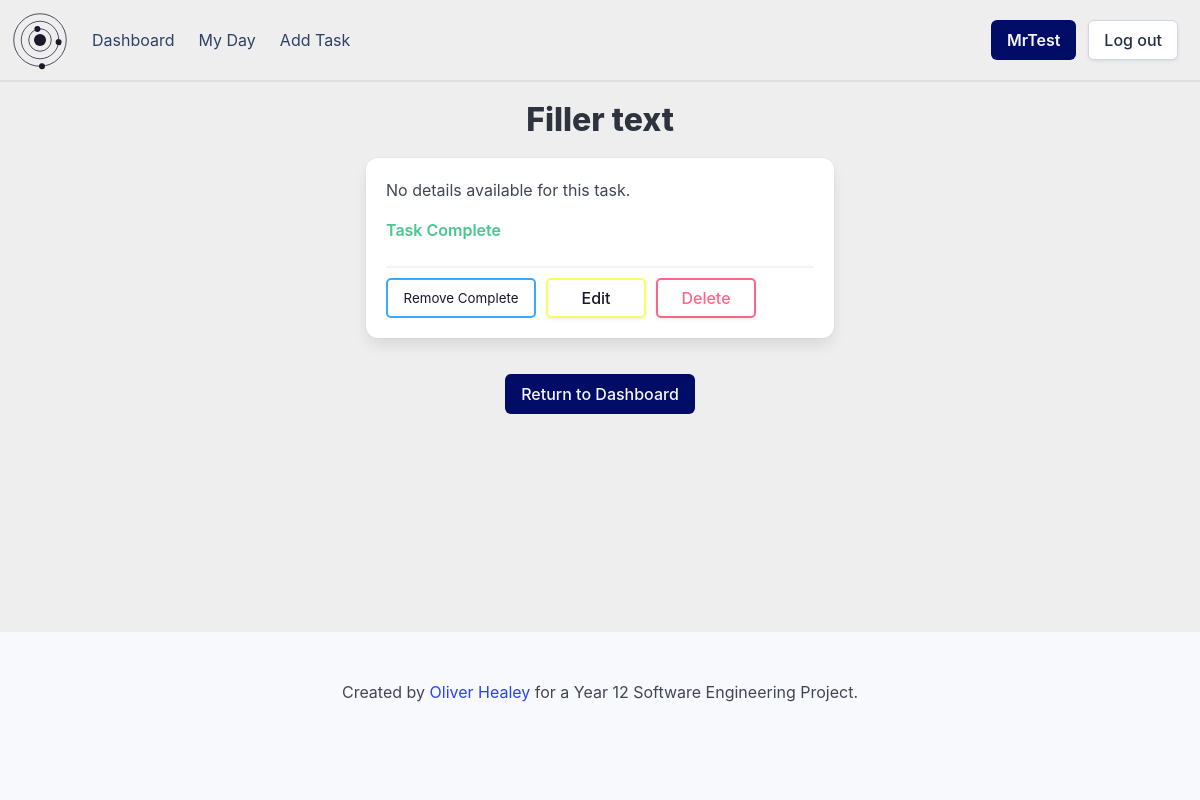
The app's page /task/dd428fc2-4dab-4157-8fb7-ec445ab201b3 (signed in), older data.
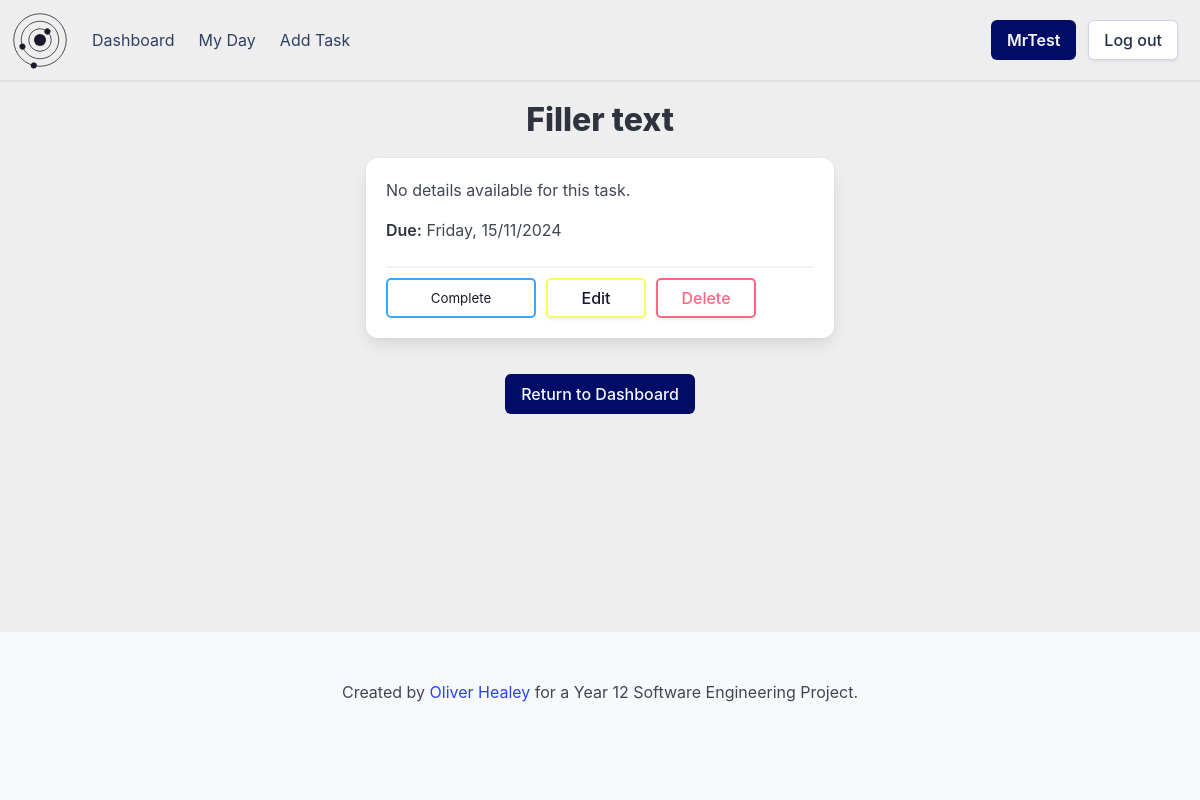
The same page, newer data.
### setup_db.py (models this page shows)
class Task(Base):
    __tablename__ = 'tasks'
    task_id = Column(String, primary_key=True)
    name = Column(String, nullable=False)
    details = Column(String)
    important = Column(Boolean, nullable=False)
    due_date = Column(DateTime, nullable=False)
    completed = Column(Boolean, nullable=False)
    user_id = Column(String, ForeignKey('userdetails.id'), nullable=False)
    group_id = Column(String, ForeignKey('groups.group_id'), nullable=False)
    user = relationship('User', back_populates='tasks')
    groups = relationship('Group', back_populates='tasks')

### app.py (the view)
@app.route('/task/<task_id>')
def viewTask(task_id):
    if flaskSession.get('userId') is None:
        return redirect(url_for('login'))
    task = sessionDb.query(Task).filter(Task.task_id == task_id).first()
    group = sessionDb.query(Group).filter(Group.group_id == task.group_id).first()
    return render_template('task.html', task=task, group=group)

### templates/task.html (shortened to what this page needs)
{% extends 'base_loggedin.html' %}
{% block heading %}{{ task.name }}{% endblock %}
{% block content %}
    <div class="container">
        <div class="columns is-centered">
            <div class="column is-half">
                <div class="box task-detailed">
                    {% if task.details %}
                        <p>{{ task.details }}</p>
                    {% else %}
                    <p>No details available for this task.</p>
                    {% endif %}
                    {% if not task.completed %}
                        <strong>Due:</strong> {{ task.due_date.strftime('%A, %d/%m/%Y') }}<br>
                        <hr class="button-spacer">
                        <form action="/complete" method="POST">
                            <input type="submit" value="Complete" class="task-complete-button">
                            <a href="/edittask/{{ task.task_id }}" class="button task-edit-button">Edit</a>
                            <a href="/deletetask/{{ task.task_id }}" class="button task-delete-button" onclick="if (!confirm('Are you sure you want to delete this task?')) {event.preventDefault();}">Delete</a>
                        </form>
                    {% else %}
                        <strong class="has-text-success">Task Complete</strong>
                        <hr class="button-spacer">
                        <form action="/decomplete" method="POST">
                            <input type="submit" value="Remove Complete" class="task-complete-button">
                            <a href="/edittask/{{ task.task_id }}" class="button task-edit-button">Edit</a>
                            <a href="/deletetask/{{ task.task_id }}" class="button task-delete-button" onclick="if (!confirm('Are you sure you want to delete this task?')) {event.preventDefault();}">Delete</a>
                        </form>
                    {% endif %}
                </div>
            </div>
        </div>
        <div class="column is-full has-text-centered">
            <a href="/dashboard" class="button is-link">Return to Dashboard</a>
        </div>
    </div>
{% endblock %}

### templates/base_loggedin.html (shortened to what this page needs)
<!DOCTYPE html>
<html>
    <head>
        <link rel="stylesheet" href= "{{ url_for('static',filename='styles/styles.css') }}">
    </head>
    <body>
        <div id="page-container">
            <header>
                <nav class="navbar" role="navigation" aria-label="main navigation">
                    <div class="navbar-brand">
                    </div>
                    <div class="navbar-menu">
                        <div class="navbar-start">
                            <a class="navbar-item" href="/dashboard">
                                Dashboard
                            </a>
                            <a class="navbar-item" href="/myday">
                                My Day
                            </a>
                            <a class="navbar-item" href="/addtask">
                                Add Task
                            </a>
                        </div>
                    <div class="navbar-end">
                        <div class="navbar-item">
                            <div class="buttons">
                                <a class="button is-link" href="">
                                <strong>{{ session['username'] }}</strong>
                                </a>
                                <a class="button" href="/">
                                    Log out
                                </a>
                            </div>
                        </div>
                    </div>
                    </div>
                </nav>
            </header>
            <section class="hero">
                <div class="hero-body">
                    <h1 class="title has-text-centered">
                        {% block heading %}{% endblock %}
                    </h1>
            </section>
            <div class='content'>
                {% block content %}{% endblock %}
            </div>
            <div style="padding-bottom: 200px;"></div>
            <footer class="footer">
                <div class="content has-text-centered">
                    <p>
                        Created by <a href="https://github.com/healey-o/12-SE-webapp-assessment">Oliver Healey</a> for a Year 12 Software Engineering Project.
                    </p>
                </div>
            </footer>
        </div>
    </body>
</html>

### static/styles/styles.css (style rules this page uses)
:root { --bulma-primary-h: 206deg; --bulma-primary-l: 61%; --bulma-link-l: 20%; --bulma-info-h: 63deg; --bulma-info-l: 68%; --bulma-scheme-s: 36%; --bulma-body-background-color: light-dark(#eeeeee, #0f141f); color-scheme: light dark; --accent-color: light-dark(#1c182c, #e0e0e0); --accent-color-invert: light-dark(#e0e0e0, #160f34); }
header { padding:10px; border-bottom: var(--accent-color-invert) solid 2px; }
body { margin: none; padding: none; }
#page-container { position: relative; min-height: 100vh; margin: none; padding: none; }
.navbar { background-color: var(--bulma-body-background-color); }
#logo-svg { padding-right: 10px; }
.hero-body { padding: 20px; }
.hero { margin-left: 20px; margin-right: 20px; border-radius: 20px; }
.task-complete-button { position: absolute; top: 20px; right: 20px; width: 150px; height: 40px; background-color: transparent; border: var(--bulma-primary) solid 2px; color: var(--accent-color); border-radius: 5px; padding: 5px; cursor: pointer; }
.footer { position: absolute; bottom: 0px; width: 100%; }
.task-detailed { position: relative; }
.task-detailed .task-complete-button { bottom: 20px; left: 20px; top: auto; right: auto; z-index: 1; }
.task-detailed .task-edit-button { position: absolute; bottom: 20px; left: 180px; width: 100px; height: 40px; background-color: transparent; border: var(--bulma-info) solid 2px; color: var(--accent-color); border-radius: 5px; padding: 5px; cursor: pointer; }
.task-detailed .task-delete-button { position: absolute; bottom: 20px; left: 290px; width: 100px; height: 40px; background-color: transparent; border: var(--bulma-danger) solid 2px; color: var(--bulma-danger); border-radius: 5px; padding: 5px; cursor: pointer; }
.button-spacer { margin-bottom: 50px; }
.task-detailed::before { content: ''; position: absolute; opacity: 0; height: 100%; width: 100%; bottom: 0px; left: 0px; align-content: center; padding: 10px; transition: 0.5s; color: #0f141f; background-color: var(--bulma-primary); }

Row changes from the older to the newer data that the page shows:
changed Task "Filler text": completed True → False (drawn); due_date (not shown) → "Friday, 15/11/2024"
Text that changed along with them:
form field value: (not shown) → "Complete"
form field value: "Remove Complete" → (not shown)
text no longer shown: "Task Complete"
text now shown: "Due:"
